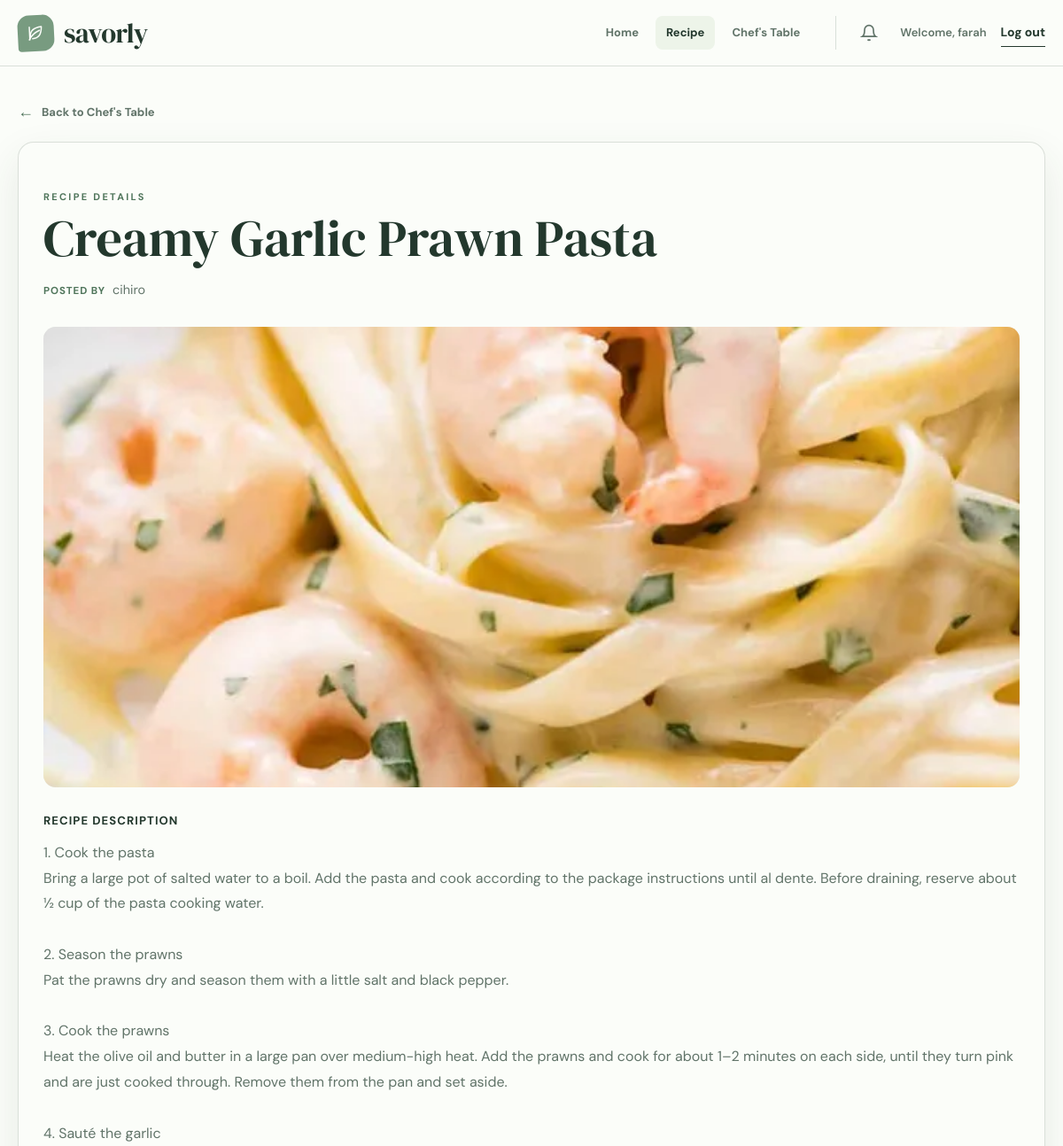
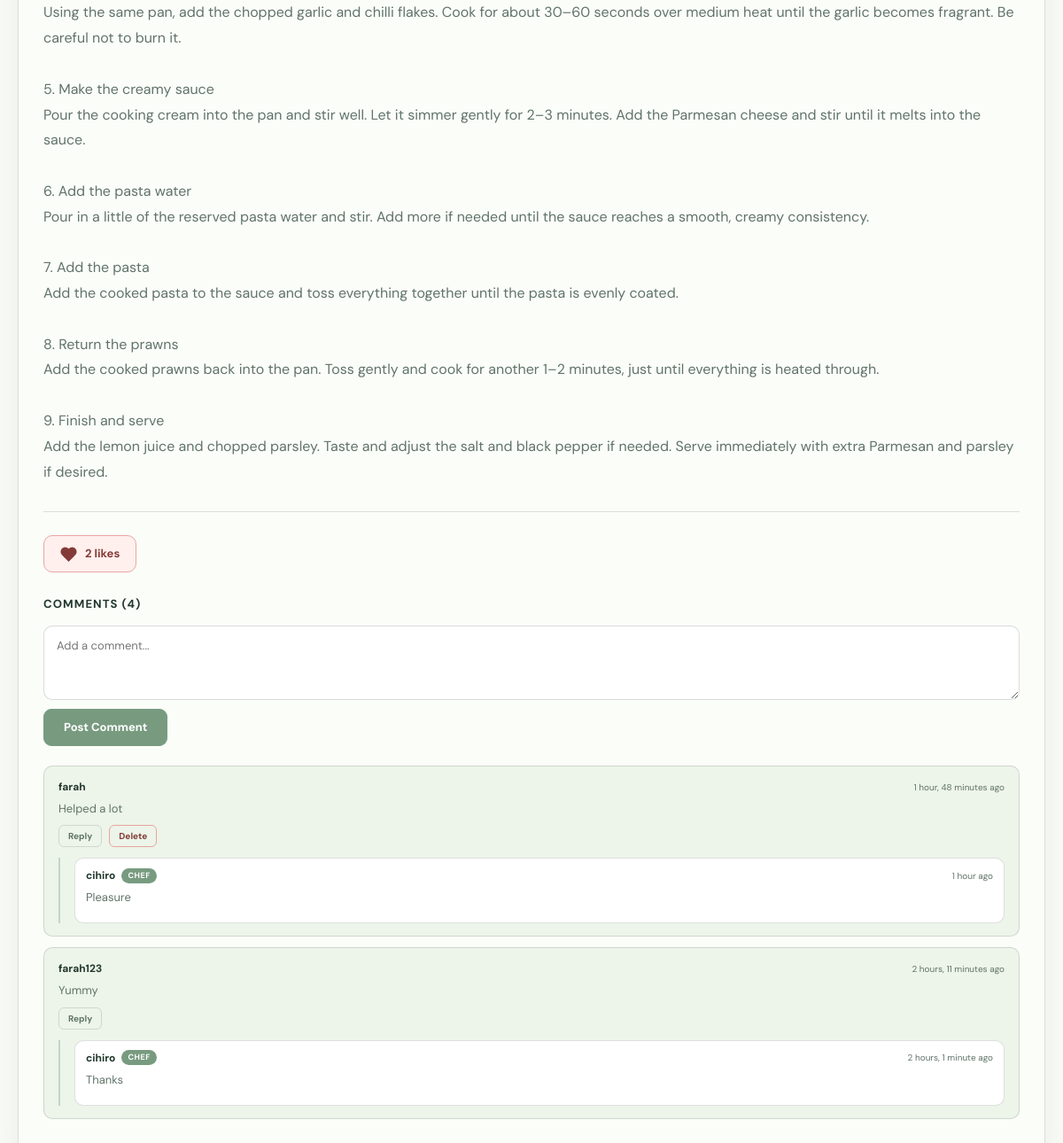
The app's page /recipes/7/ (signed in) with its own data (2 pictures, top to bottom).
### vege/models.py (models this page shows, shortened)
class recipe(models.Model):
    name = models.CharField(max_length=100)
    recipe_description = models.TextField()
    recipe_image = models.ImageField(upload_to="recipe_images/", blank=True)
    posted_by = models.ForeignKey(
        settings.AUTH_USER_MODEL,
        on_delete=models.SET_NULL,
        related_name="posted_recipes",
        null=True,
        blank=True,
    )

class Comment(models.Model):
    recipe = models.ForeignKey(
        recipe,
        on_delete=models.CASCADE,
        related_name="comments",
    )
    user = models.ForeignKey(
        settings.AUTH_USER_MODEL,
        on_delete=models.CASCADE,
        related_name="recipe_comments",
    )
    parent = models.ForeignKey(
        "self",
        on_delete=models.CASCADE,
        null=True,
        blank=True,
        related_name="replies",
        help_text="Set when this comment is a reply to another comment.",
    )
    text = models.TextField(max_length=1000)
    created_at = models.DateTimeField(auto_now_add=True)
    class Meta:
        ordering = ["-created_at"]

### vege/views.py (the view, shortened to what this page needs)
# urls.py: path("recipes/<int:pk>/", recipe_views.recipe_details, name="recipe_details"),
@login_required(login_url="login")
def recipe_details(request, pk):
    recipe_item = get_object_or_404(recipe, pk=pk)
    likes_count = recipe_item.likes.count()
    user_has_liked = recipe_item.likes.filter(user=request.user).exists()
    top_level = (
        recipe_item.comments.filter(parent__isnull=True)
        .select_related("user")
        .prefetch_related("replies")
    )
    return render(
        request,
        "recipe_details.html",
        {
            "recipe": recipe_item,
            "comments": top_level,
            "comment_count": recipe_item.comments.count(),
            "likes_count": likes_count,
            "user_has_liked": user_has_liked,
        },
    )

### vege/templates/recipe_details.html (shortened to what this page needs)
{% extends 'base.html' %}
{% block body_class %}recipe-page recipe-details-page{% endblock %}
{% block start %}
<main class="recipe-details-shell" data-recipe-id="{{ recipe.pk }}">
  <a class="recipe-details-back" href="{% url 'chefs_table' %}">
    <span aria-hidden="true">←</span> Back to Chef's Table
  </a>
  <article class="recipe-details-card">
    <header class="recipe-details-header">
      <p class="eyebrow mb-2">Recipe details</p>
      <h1>{{ recipe.name }}</h1>
      <p class="recipe-details-author">
        <span class="recipe-details-author__label">Posted by</span>
        {% if recipe.posted_by %}
          <span>{{ recipe.posted_by.username }}</span>
        {% else %}
          <span>Unknown chef</span>
        {% endif %}
      </p>
    </header>
    <div class="recipe-details-media">
      {% if recipe.recipe_image %}
        <img src="{{ recipe.recipe_image.url }}" alt="{{ recipe.name }}" />
      {% else %}
        <div class="recipe-details-placeholder" role="img" aria-label="No image provided">
          <span aria-hidden="true">No image</span>
        </div>
      {% endif %}
    </div>
    <section class="recipe-details-description" aria-labelledby="recipe-description-heading">
      <h2 id="recipe-description-heading">Recipe description</h2>
      <div class="recipe-details-description__text">
        {{ recipe.recipe_description|linebreaksbr }}
      </div>
    </section>
    <section class="recipe-details-interactions">
      <div class="recipe-likes">
        <button
          type="button"
          id="like-button"
          class="like-button {% if user_has_liked %}like-button--active{% endif %}"
          data-recipe-id="{{ recipe.pk }}"
          data-action="{% if user_has_liked %}unlike{% else %}like{% endif %}"
        >
          <svg viewBox="0 0 24 24" fill="{% if user_has_liked %}currentColor{% else %}none{% endif %}" stroke="currentColor" stroke-width="2">
            <path d="M20.84 4.61a5.5 5.5 0 0 0-7.78 0L12 5.67l-1.06-1.06a5.5 5.5 0 0 0-7.78 7.78l1.06 1.06L12 21.23l7.78-7.78 1.06-1.06a5.5 5.5 0 0 0 0-7.78z"/>
          </svg>
          <span id="like-count">{{ likes_count }} like{{ likes_count|pluralize }}</span>
        </button>
      </div>
      <div class="recipe-comments">
        <h2>Comments (<span id="comment-count">{{ comment_count }}</span>)</h2>
        <div id="comment-form" class="comment-form">
          <textarea
            id="comment-text"
            name="comment_text"
            placeholder="Add a comment..."
            rows="3"
            maxlength="1000"
          ></textarea>
          <button type="button" id="comment-submit" class="btn btn-primary">Post Comment</button>
        </div>
        <div class="comments-list" id="comments-list">
          {% for comment in comments %}
            <div class="comment-card" id="comment-{{ comment.id }}">
              <div class="comment-header">
                <span class="comment-author">
                  <strong>{{ comment.user.username }}</strong>
                </span>
                <span class="comment-time">{{ comment.created_at|timesince }} ago</span>
              </div>
              <p class="comment-text">{{ comment.text }}</p>
              <div class="comment-actions">
                <button type="button" class="comment-reply-btn" data-comment-id="{{ comment.id }}">
                  Reply
                </button>
                {% if comment.user == user %}
                  <button
                    type="button"
                    class="comment-delete"
                    data-comment-id="{{ comment.id }}"
                    data-recipe-id="{{ recipe.pk }}"
                  >
                    Delete
                  </button>
                {% endif %}
              </div>
              {% with replies=comment.replies.all|dictsort:"created_at" %}
                {% if replies %}
                  <div class="comment-replies">
                    {% for reply in replies %}
                      <div class="comment-card comment-card--reply" id="comment-{{ reply.id }}">
                        <div class="comment-header">
                          <span class="comment-author">
                            <strong>{{ reply.user.username }}</strong>
                            {% if reply.user == recipe.posted_by %}
                              <span class="comment-chef-badge">chef</span>
                            {% endif %}
                          </span>
                          <span class="comment-time">{{ reply.created_at|timesince }} ago</span>
                        </div>
                        <p class="comment-text">{{ reply.text }}</p>
                      </div>
                    {% endfor %}
                  </div>
                {% endif %}
              {% endwith %}
            </div>
          {% empty %}
            <p class="comments-empty" id="comments-empty">No comments yet. Be the first to share your thoughts!</p>
          {% endfor %}
        </div>
      </div>
    </section>
  </article>
</main>
{% endblock %}

### home/templates/partials/site_navbar.html (shortened to what this page needs)
<nav class="site-navbar" aria-label="Main navigation">
  <div class="site-navbar__inner">
    <a class="brand" href="{% url 'home' %}" aria-label="Savorly home">
      <span class="brand__mark" aria-hidden="true">
        <svg viewBox="0 0 48 48" role="img">
          <path d="M14 29.5c0-9.4 6.2-15.5 20-16.5-.4 13.5-6.4 20.3-16.2 20.3" />
          <path d="M12 35c3.8-7.4 8.4-11.6 18.4-15.7" />
          <path d="M13 13v22" />
        </svg>
      </span>
      <span class="brand__word">savorly</span>
    </a>
    <div class="site-navbar__links" aria-label="Savorly pages">
      <a
        class="site-navbar__link"
        href="{% url 'home' %}"
        >Home</a
      >
      <a
        class="site-navbar__link"
        href="{% url 'recipes' %}"
        {% if request.resolver_match.url_name == 'recipes' or request.resolver_match.url_name == 'recipe_details' or request.resolver_match.url_name == 'update_recipe' or request.resolver_match.url_name == 'update_recipe_hyphen' %}aria-current="page"{% endif %}
        >Recipe</a
      >
      <a
        class="site-navbar__link"
        href="{% url 'chefs_table' %}"
        >Chef's Table</a
      >
    </div>
    <div class="site-navbar__account">
      {% if user.is_authenticated %}
          <div class="notification-bell">
            <a href="{% url 'notifications' %}" class="notification-bell__link" aria-label="Notifications">
              <svg viewBox="0 0 24 24" fill="none" stroke="currentColor" stroke-width="2">
                <path d="M18 8A6 6 0 0 0 6 8c0 7-3 9-3 9h18s-3-2-3-9"/>
                <path d="M13.73 21a2 2 0 0 1-3.46 0"/>
              </svg>
            </a>
          </div>
        <span class="welcome-copy"
          >Welcome, {{ user.first_name|default:user.username }}</span
        >
        <form action="{% url 'logout' %}" method="post">
          <button class="text-button" type="submit">Log out</button>
        </form>
      {% else %}
        <a class="button button--ink button--small" href="{% url 'login' %}"
          >Log in</a
        >
      {% endif %}
    </div>
  </div>
</nav>

### records on screen
recipe: name "Creamy Garlic Prawn Pasta", posted_by.username "cihiro", recipe_image (picture), recipe_description "1. Cook the pasta Bring a large pot of salted water to a boil. Add the pasta and cook according to the package instructions until al dente. Before draining, reserve about ½ cup of the pasta cooking water. 2. Season the prawns Pat the prawns dry and season them with a little salt and black pepper. 3. Cook the prawns Heat the olive oil and butter in a large pan over medium-high heat. Add the prawns and cook for about 1–2 minutes on each side, until they turn pink and are just cooked through. Remove them from the pan and set aside. 4. Sauté the garlic Using the same pan, add the chopped garlic and chilli flakes. Cook for about 30–60 seconds over medium heat until the garlic becomes fragrant.…"
Comment: user.username "farah", created_at "1 hour, 48 minutes", text "Helped a lot"
Comment: user.username "cihiro", shows "CHEF", created_at "1 hour", text "Pleasure"
Comment: user.username "farah123", created_at "2 hours, 11 minutes", text "Yummy"
Comment: user.username "cihiro", shows "CHEF", created_at "2 hours, 1 minute", text "Thanks"

### other values on screen
{{ user.first_name|default:user.username }} "farah"
{{ likes_count }} "2"
{{ comment_count }} "4"
